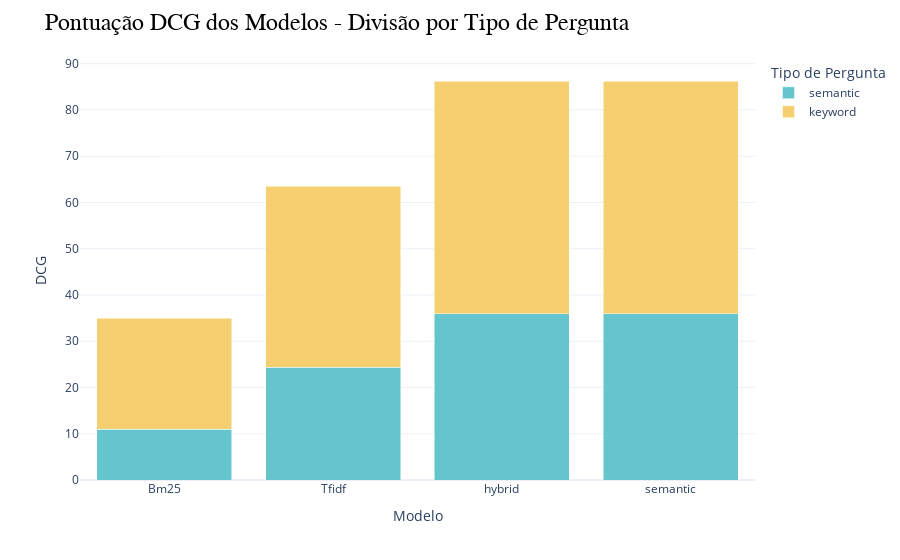

Notebook source saved alongside this figure:
### Markdown cell above
Por fim, a divisão por tipo de pergunta:

### Code cell
# Coleta o nome dos modelos
type_dcg = {model: {} for model in dcg.keys()}
# Preenche as informações para cada tipo de pergunta
for model in type_dcg:
    type_dcg[model]["semantic"] = semantic_dcg[model]
    type_dcg[model]["keyword"] = keyword_dcg[model]
# Cria DataFrame auxiliar
df = pd.DataFrame.from_dict(type_dcg, orient='index')
# Cria coluna Total que consolida os valores
df['Total'] = df.sum(axis=1)
# Ordena de acordo com o total
df = df.sort_values('Total', ascending=True)
# Remove a coluna
df = df.drop(columns=['Total'])
# Cria paleta de cores
color_palette = px.colors.qualitative.Pastel
# Cria gráfico de barras estacado de acordo com tipo de pergunta
fig = px.bar(df, barmode='stack', color_discrete_sequence=color_palette, labels={'index':'Modelo', 'value':'DCG', 'variable':'Tipo de Pergunta'})
# Atualiza a estética do gráfico
fig.update_layout(
    title='Pontuação DCG dos Modelos - Divisão por Tipo de Pergunta',
    title_font=dict(size=24, family='Courier', color='black'),
    showlegend=True,
    template='plotly_white'
)
# Mostra o gráfico
fig.show()

### Figure 1 — Plotly figure (JSON) as saved in the notebook; plotly's stock layout.template omitted (floating-point values rounded to 4 significant figures)
{"data": [{"alignmentgroup": "True", "hovertemplate": "Tipo de Pergunta=semantic<br>Modelo=%{x}<br>DCG=%{y}<extra></extra>", "legendgroup": "semantic", "marker": {"color": "rgb(102, 197, 204)", "pattern": {"shape": ""}}, "name": "semantic", "offsetgroup": "semantic", "orientation": "v", "showlegend": true, "textposition": "auto", "type": "bar", "x": ["Bm25", "Tfidf", "hybrid", "semantic"], "xaxis": "x", "y": [11.01, 24.42, 35.93, 35.93], "yaxis": "y"}, {"alignmentgroup": "True", "hovertemplate": "Tipo de Pergunta=keyword<br>Modelo=%{x}<br>DCG=%{y}<extra></extra>", "legendgroup": "keyword", "marker": {"color": "rgb(246, 207, 113)", "pattern": {"shape": ""}}, "name": "keyword", "offsetgroup": "keyword", "orientation": "v", "showlegend": true, "textposition": "auto", "type": "bar", "x": ["Bm25", "Tfidf", "hybrid", "semantic"], "xaxis": "x", "y": [23.92, 39.08, 50.34, 50.34], "yaxis": "y"}], "layout": {"barmode": "stack", "legend": {"title": {"text": "Tipo de Pergunta"}, "tracegroupgap": 0}, "margin": {"t": 60}, "showlegend": true, "title": {"font": {"color": "black", "family": "Courier", "size": 24}, "text": "Pontuação DCG dos Modelos - Divisão por Tipo de Pergunta"}, "xaxis": {"anchor": "y", "domain": [0, 1], "title": {"text": "Modelo"}}, "yaxis": {"anchor": "x", "domain": [0, 1], "title": {"text": "DCG"}}}}
